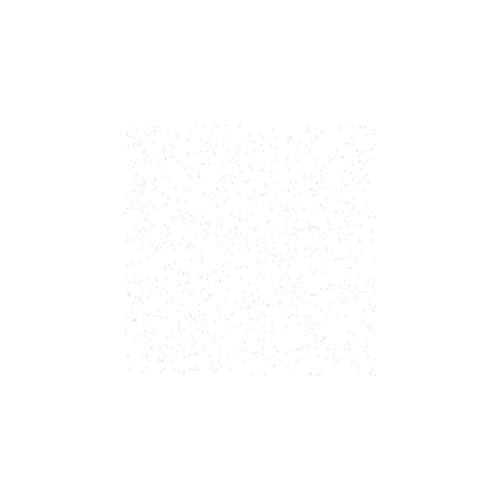
Frame 1 (no input)
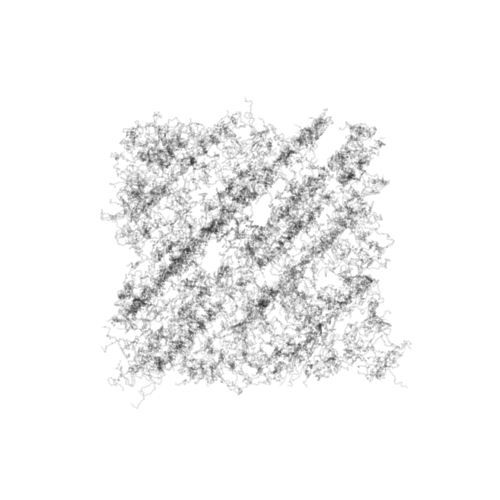
Frame 60 (no input)
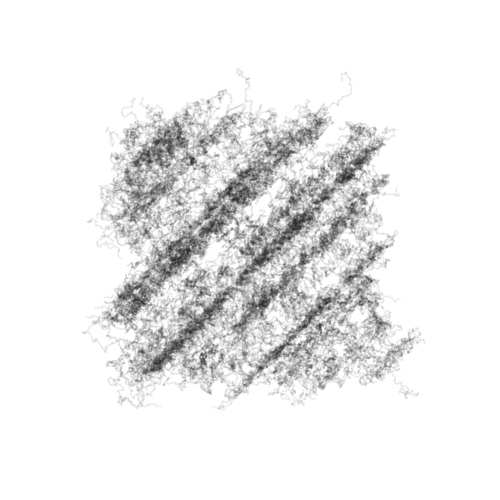
Frame 120 (the mouse pressed at the canvas centre since frame 60)

The p5.js sketch that drew these frames (run headless with seeded random() and noise() and a simulated clock; from frame 60 on, the mouse is pressed at the canvas centre):

// p5.js sketch
// ── sketch.js

let inc = .01;
var scl = 10;
let cols, rows;
let zoff = 0;
let particles = [];
let flowField


function setup() {
  createCanvas(500, 500);
  colorMode(HSB, 255)
  cols = floor(width / scl);
  rows = floor(height / scl);

  flowField = new Array (cols * rows);
  for (let i = 0; i < 1000; i++) {
    particles[i] = new Particle()
  }
}

function draw() {
    // background(500)
    let yoff = 0;
    
    for (let y = 0; y < rows; y++) {
      let xoff = 0;
      for (let x = 0; x < cols; x++) {
        let index = (x + y + cols);
        let r = random() * TWO_PI
        // let r = noise(xoff, yoff, zoff) * TWO_PI * 4;
        let v = p5.Vector.fromAngle(r);
        v.setMag(1);
        flowField[index] = v;
        xoff += inc;

        // stroke(0);
        // push();
        // translate(x * scl, y * scl,);
        // rotate(v.heading())
        // line(0, 0 , scl, 0)

        // pop();

      }
      yoff += inc;
      zoff += 0.00005;
    }
    for (let i = 0; i < particles.length; i ++) {
      particles[i].follow(flowField)
      particles[i].update();
      particles[i].show();
      particles[i].edges()
    }
}
// ── particle.js


function Particle() {
    this.pos = createVector(random(width/4, 3 * width/4) ,random(height/4, 3 * height/4));
    this.acc = createVector(0,0);
    this.maxspeed = 1;
    this.vel = createVector(0,0);
    this.prevPos = this.pos.copy();
    this.h = 


    this.update = function() {
        this.prevPos = this.pos.copy()
        this.vel.add(this.acc);
        this.pos.add(this.vel);
        this.vel.limit(this.maxspeed);
        this.acc.mult(0);
    }

    this.follow = function(vectors) {
        let x = floor(this.pos.x / scl);
        let y = floor(this.pos.y / scl);
        let index = x + y + cols;
        let force = vectors[index];
        this.applyForce(force);
    }

    this.applyForce = function (force) {
        this.acc.add(force)

    }

    this.show = function() {
        stroke(0, noise(zoff)*20);
        strokeWeight(2)
        line(this.pos.x, this.pos.y, this.prevPos.x, this.prevPos.y)
    }

    this.edges = function () {
        if (this.pos.x > width) this.pos.x = random(width/4, 3 * width/4);
        if (this.pos.x < 0) this.pos.x = random(width/4, 3 * width/4);
        if (this.pos.y > height) this.pos.y = 0;
        if (this.pos.y < 0) this.pos.y = height;
        
    }
}
